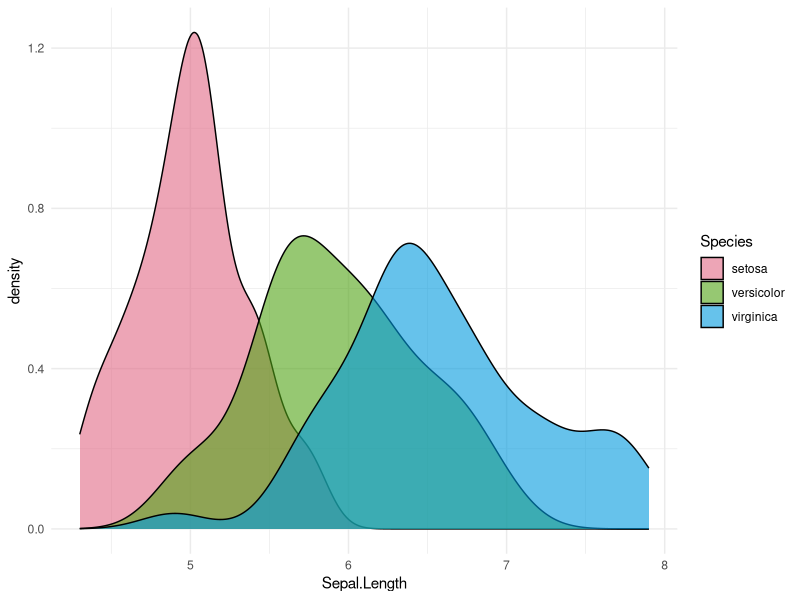
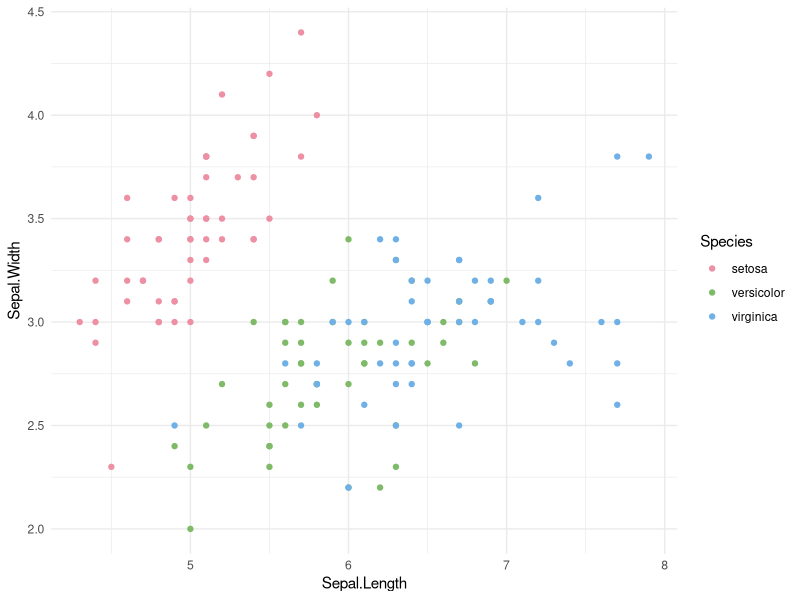
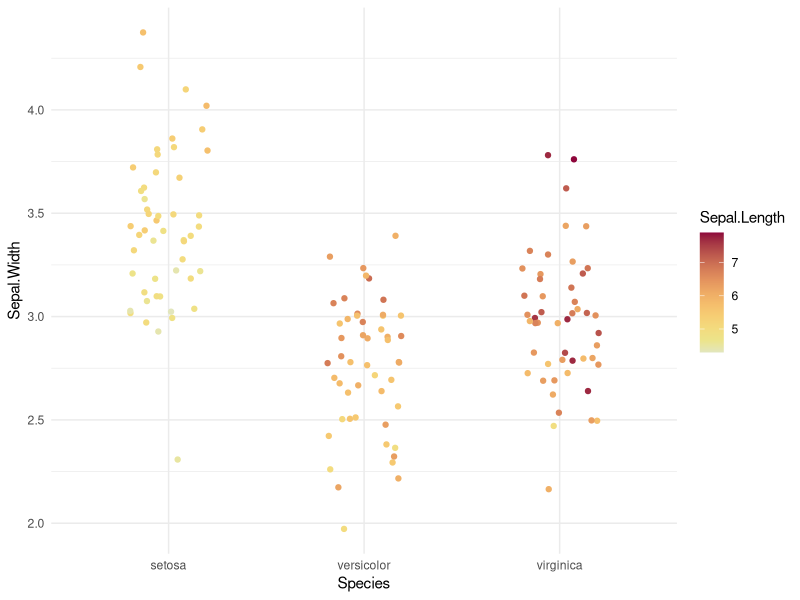
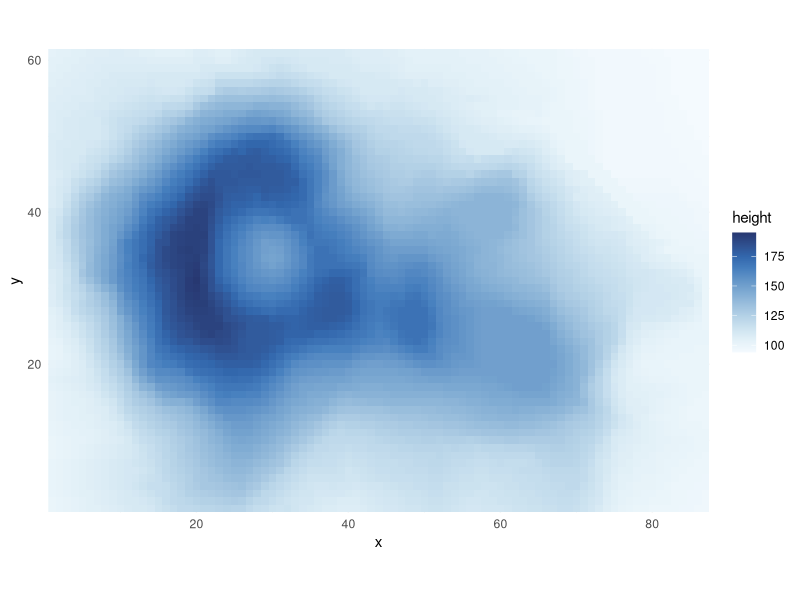
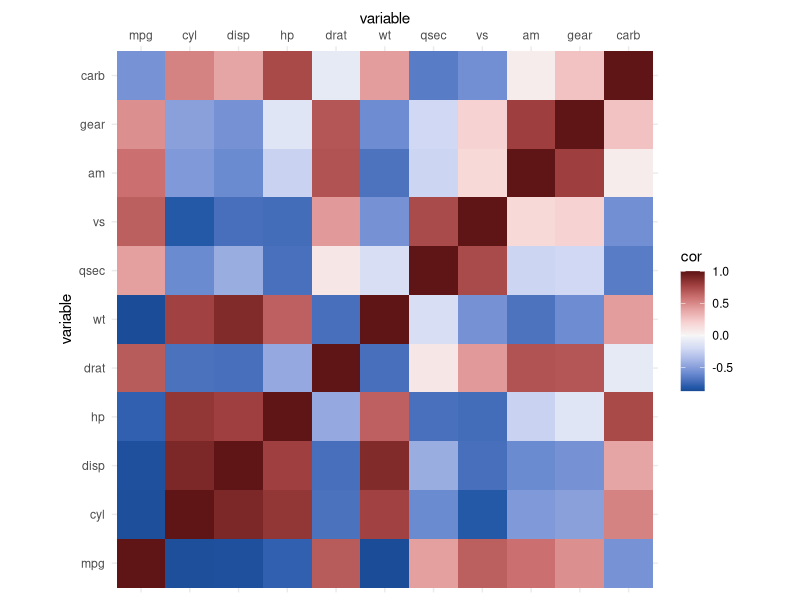
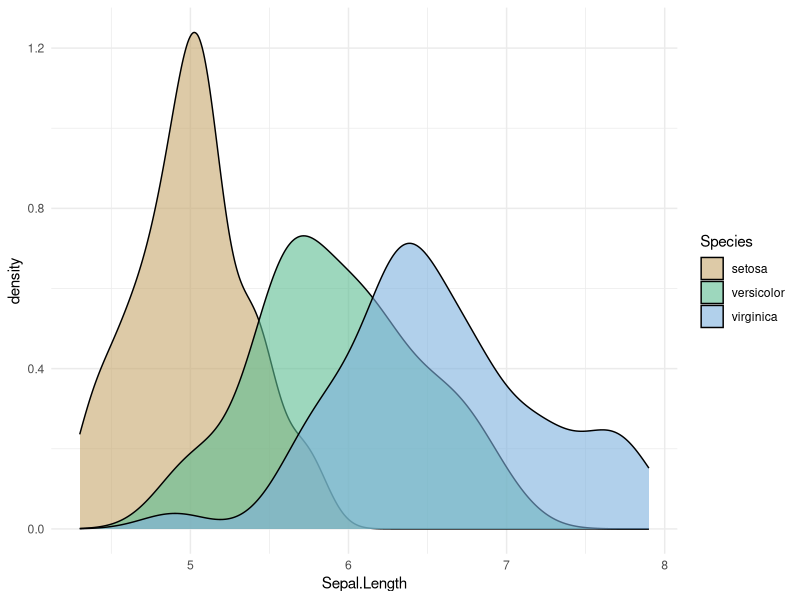
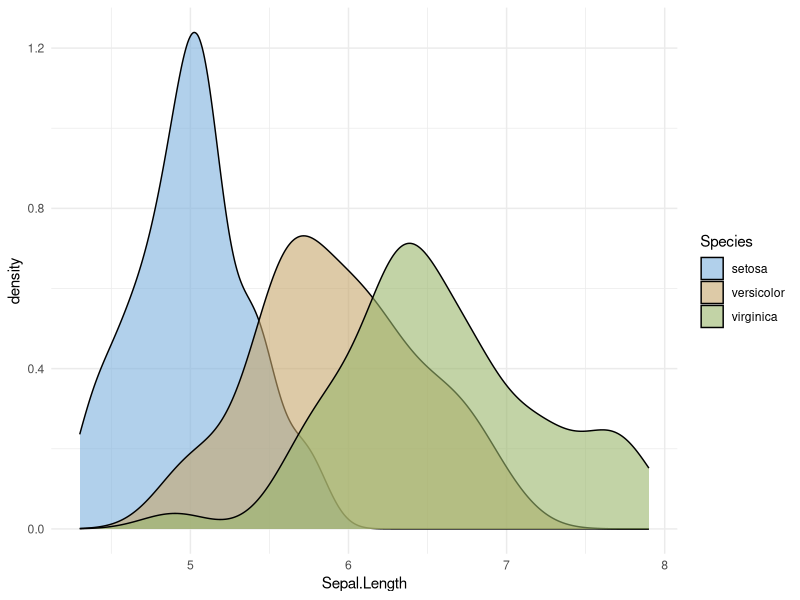
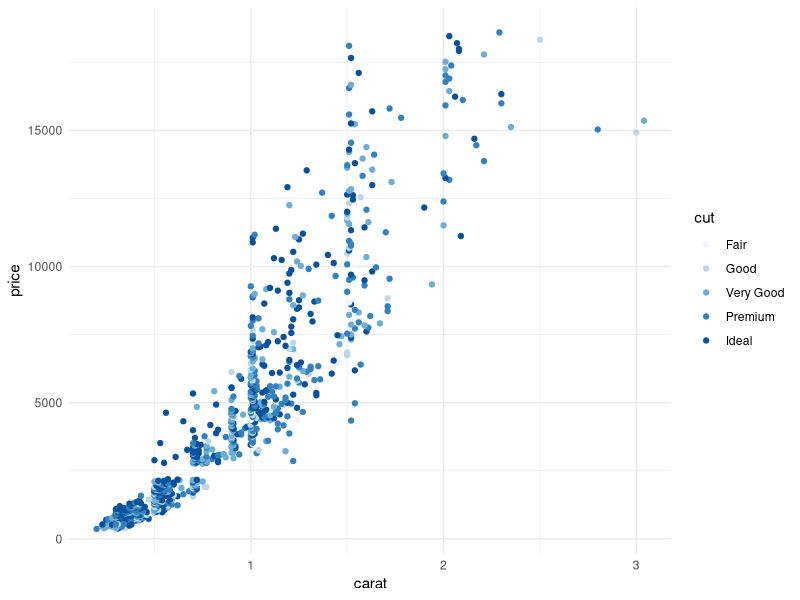

These figures' R source, in order:
## ---- chunk 1
library("colorspace")
library("ggplot2")
theme_set(theme_minimal())
set.seed(403)
## ---- chunk 2
ggplot(iris, aes(x = Sepal.Length, fill = Species)) + geom_density(alpha = 0.6) +
  scale_fill_discrete_qualitative()
## ---- chunk 3
ggplot(iris, aes(x = Sepal.Length, y = Sepal.Width, color = Species)) + geom_point() +
  scale_color_discrete_qualitative(palette = "Set 2")
## ---- chunk 4
ggplot(iris, aes(x = Species, y = Sepal.Width, color = Sepal.Length)) + geom_jitter(width = 0.2) +
  scale_color_continuous_sequential(palette = "Heat")
## ---- chunk 5
df <- data.frame(height = c(volcano), x = c(row(volcano)), y = c(col(volcano)))
ggplot(df, aes(x, y, fill = height)) + 
  geom_raster() + 
  coord_fixed(expand = FALSE) +
  scale_fill_continuous_sequential(palette = "Blues")
## ---- chunk 6
cm <- cor(mtcars)
df <- data.frame(cor = c(cm), var1 = factor(col(cm)), var2 = factor(row(cm)))
levels(df$var1) <- levels(df$var2) <- names(mtcars)
ggplot(df, aes(var1, var2, fill = cor)) + 
  geom_tile() + 
  coord_fixed() +
  ylab("variable") +
  scale_x_discrete(position = "top", name = "variable") +
  scale_fill_continuous_diverging("Blue-Red 3")
## ---- chunk 7
ggplot(iris, aes(x = Sepal.Length, fill = Species)) + geom_density(alpha = 0.6) +
  scale_fill_discrete_qualitative(palette = "Harmonic")
## ---- chunk 8
ggplot(iris, aes(x = Sepal.Length, fill = Species)) + geom_density(alpha = 0.6) +
  scale_fill_discrete_qualitative(palette = "Harmonic", nmax = 5, order = c(5, 1, 2))
## ---- chunk 9
dsamp <- diamonds[1 + 1:1000 * 50, ]
gg <- ggplot(dsamp, aes(carat, price, color = cut)) + geom_point()
gg + scale_color_brewer(palette = "Blues")
## ---- chunk 10
gg + scale_color_discrete_sequential(palette = "Blues", nmax = 6, order = 2:6)
## ---- chunk 11
ggplot(iris, aes(x = Species, y = Sepal.Width, color = Sepal.Length)) + geom_jitter(width = 0.2) +
  scale_color_continuous_sequential(palette = "Terrain")
## ---- chunk 12
ggplot(iris, aes(x = Species, y = Sepal.Width, color = Sepal.Length)) + geom_jitter(width = 0.2) +
  scale_color_continuous_sequential(palette = "Terrain", h2 = 60)
## ---- chunk 13
cm <- cor(mtcars)
df <- data.frame(cor = c(cm), var1 = factor(col(cm)), var2 = factor(row(cm)))
levels(df$var1) <- levels(df$var2) <- names(mtcars)
gg <- ggplot(df, aes(var1, var2, fill = cor)) + 
  geom_tile() + 
  coord_fixed() +
  ylab("variable") +
  scale_x_discrete(position = "top", name = "variable")

gg + scale_fill_continuous_diverging(palette = "Blue-Yellow 2")
## ---- chunk 14
gg + scale_fill_continuous_diverging(palette = "Blue-Yellow 2", rev = TRUE, p2 = 2)
## ---- chunk 15
ggplot(iris, aes(x = Species, y = Sepal.Width, color = Sepal.Length)) + geom_jitter(width = 0.2) +
  scale_color_continuous_sequential(palette = "Viridis")
## ---- chunk 16
ggplot(iris, aes(x = Species, y = Sepal.Width, color = Sepal.Length)) + geom_jitter(width = 0.2) +
  scale_color_continuous_sequential(palette = "Viridis", begin = 0.15, end = 0.9) 
## ---- chunk 17
hcl_palettes(plot = TRUE)
